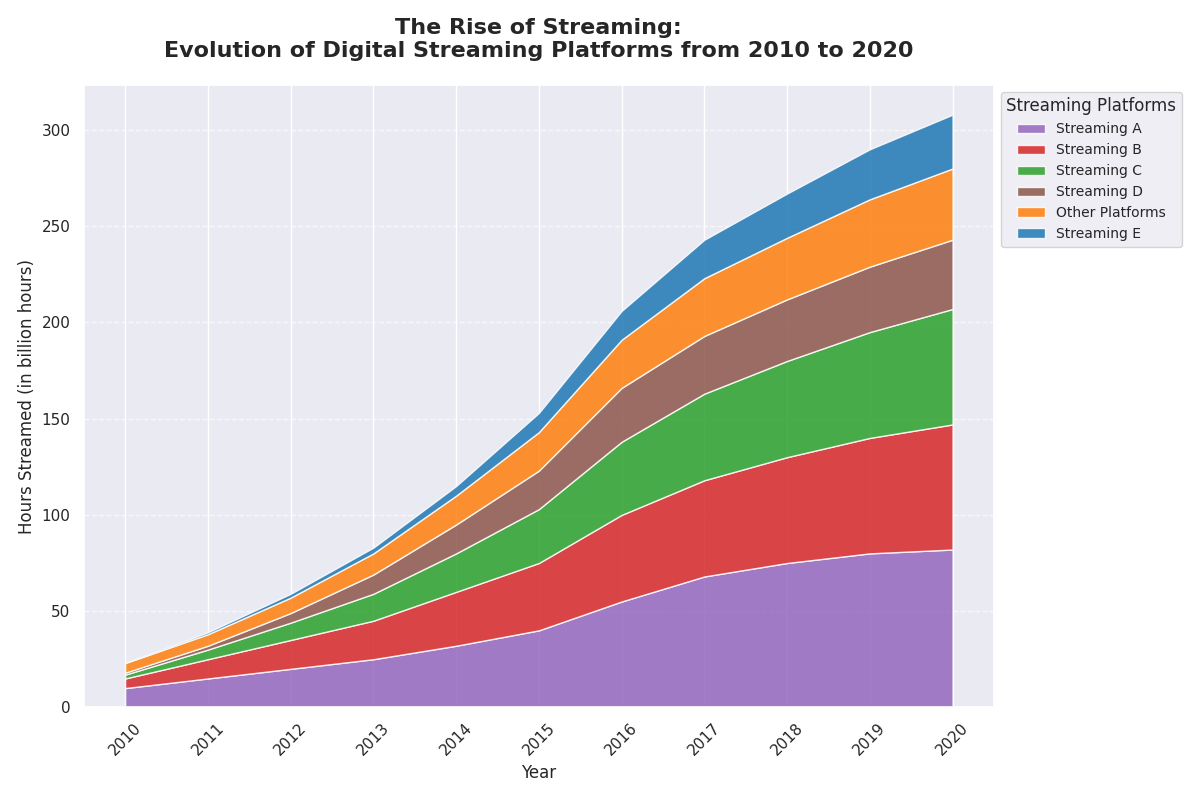

This chart was generated by the following Python code:
import matplotlib.pyplot as plt
import numpy as np

years = np.arange(2010, 2021)

platforms = ["Streaming A", "Streaming B", "Streaming C", "Streaming D", "Other Platforms", "Streaming E"]

streamed_hours = np.array([
    [10, 15, 20, 25, 32, 40, 55, 68, 75, 80, 82],  # Streaming A
    [5, 10, 15, 20, 28, 35, 45, 50, 55, 60, 65],   # Streaming B
    [2, 5, 9, 14, 20, 28, 38, 45, 50, 55, 60],     # Streaming C
    [1, 2, 5, 10, 15, 20, 28, 30, 32, 34, 36],     # Streaming D
    [5, 6, 8, 11, 15, 20, 25, 30, 32, 35, 37],     # Other Platforms
    [0, 1, 2, 3, 5, 10, 15, 20, 23, 26, 28]        # Streaming E
])

fig, ax = plt.subplots(figsize=(12, 8))

colors = ['#9467bd', '#d62728', '#2ca02c', '#8c564b', '#ff7f0e', '#1f77b4']  # Shuffled colors

ax.stackplot(years, streamed_hours, labels=platforms, colors=colors, alpha=0.85)

ax.set_title('The Rise of Streaming:\nEvolution of Digital Streaming Platforms from 2010 to 2020', fontsize=16, fontweight='bold', pad=20)
ax.set_xlabel('Year', fontsize=12)
ax.set_ylabel('Hours Streamed (in billion hours)', fontsize=12)

ax.legend(loc='upper left', fontsize=10, title='Streaming Platforms', bbox_to_anchor=(1, 1))

ax.yaxis.grid(True, linestyle='--', alpha=0.7)

ax.set_xticks(years)

plt.xticks(rotation=45)

plt.tight_layout()

plt.show()
